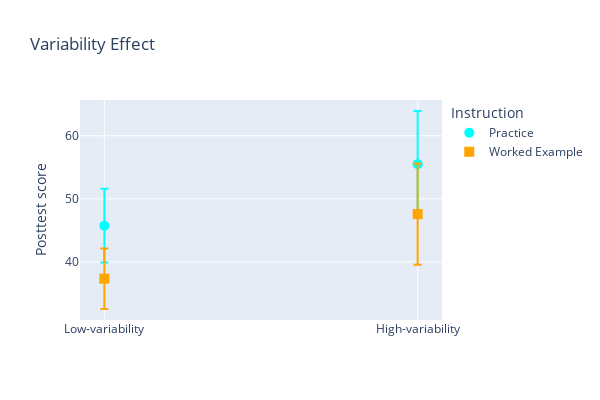

Notebook code for this chart:
### Code cell
# gemma 
graph_var(gemma_result)

### Figure 1 — Plotly figure (JSON) as saved in the notebook; plotly's stock layout.template omitted (floating-point values rounded to 4 significant figures)
{"data": [{"error_y": {"array": [5.839, 8.429], "type": "data", "visible": true}, "marker": {"color": "cyan", "size": 10}, "mode": "markers", "name": "Practice", "type": "scatter", "x": ["Low-variability", "High-variability"], "y": [45.75, 55.5]}, {"error_y": {"array": [4.803, 8.024], "type": "data", "visible": true}, "marker": {"color": "orange", "size": 10, "symbol": "square"}, "mode": "markers", "name": "Worked Example", "type": "scatter", "x": ["Low-variability", "High-variability"], "y": [37.33, 47.58]}], "layout": {"height": 400, "legend": {"title": {"text": "Instruction"}}, "title": {"text": "Variability Effect"}, "width": 600, "yaxis": {"title": {"text": "Posttest score"}}}}
